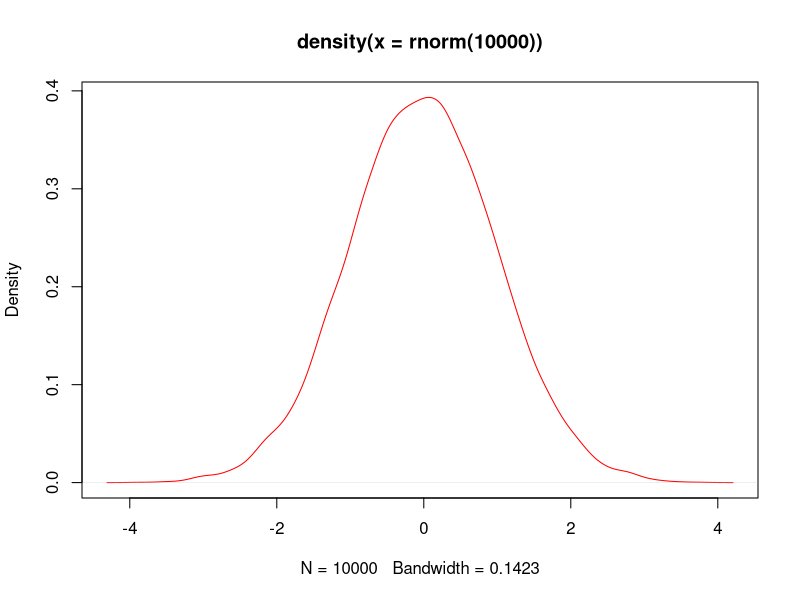

Reproduce this figure in R.
## ---- chunk 1

plot(density(rnorm(10000)), col="red")
## ---- chunk 2
22/7
## ---- chunk 3
2+2+4+6/5
